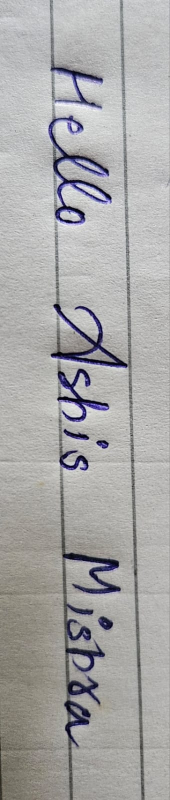
#> input picture WhatsApp Image 2025-10-05 at 1.26.50 PM.jpeg, 340 x 1600 px (shown at 1/2 size)
$ python -i preprocess.py   (imports and definitions only)
#> lines starting #> are read from the running program, lines starting #| are printed output that depends on the picture; after the words box and inside, x2 and y2 are one past the last pixel; in counts of white or black regions, pixels touching at a corner belong together
import cv2
import numpy as np
from PIL import Image


# [35 lines left out: function preprocess_image, not called in this run]


def preprocess_pil_image(pil_image):
    """
    Preprocess a PIL Image object for word recognition.

    Args:
        pil_image (PIL.Image): PIL Image object

    Returns:
        numpy.ndarray: Preprocessed image ready for OCR
    """
    # Convert PIL image to numpy array
    img_array = np.array(pil_image)

    # If image is RGB, convert to BGR for OpenCV
    if len(img_array.shape) == 3 and img_array.shape[2] == 3:
        img_array = cv2.cvtColor(img_array, cv2.COLOR_RGB2BGR)
#> img_array is the input picture: shape (1600, 340, 3); mean B, G, R 167.7, 168, 168.8

    # Convert to grayscale if not already
    if len(img_array.shape) == 3:
        gray = cv2.cvtColor(img_array, cv2.COLOR_BGR2GRAY)
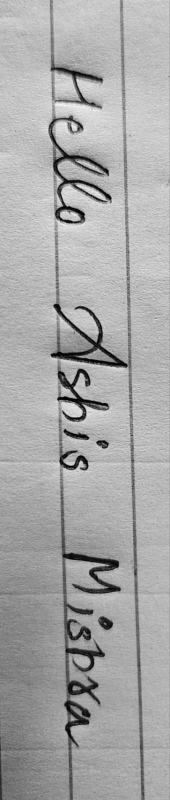
#> gray: shape (1600, 340) (shown at 1/2 size); min 0, max 254, mean 168.2
    else:
        gray = img_array

    # Apply thresholding (binarization)
    thresh = cv2.adaptiveThreshold(
        gray, 255, cv2.ADAPTIVE_THRESH_GAUSSIAN_C, cv2.THRESH_BINARY, 11, 2
    )
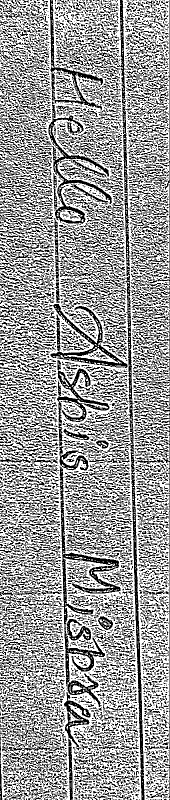
#> thresh: shape (1600, 340) (shown at 1/2 size); 61.2% white; black in thin lines or dots

    # Remove noise using morphological operations
    kernel = np.ones((2, 2), np.uint8)

    # Opening removes noise
    opening = cv2.morphologyEx(thresh, cv2.MORPH_OPEN, kernel, iterations=1)
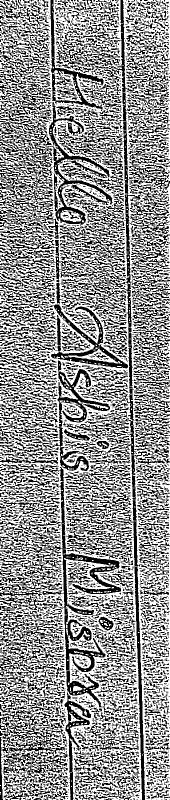
#> opening: shape (1600, 340) (shown at 1/2 size); 57.8% white; 2551 black regions (1709 under 20 px), largest, box (x1, y1, x2, y2) and area: (0, 0, 340, 1600) 35935, (0, 161, 247, 478) 21488, (0, 928, 249, 1415) 11667

    # Closing fills holes
    closing = cv2.morphologyEx(opening, cv2.MORPH_CLOSE, kernel, iterations=1)
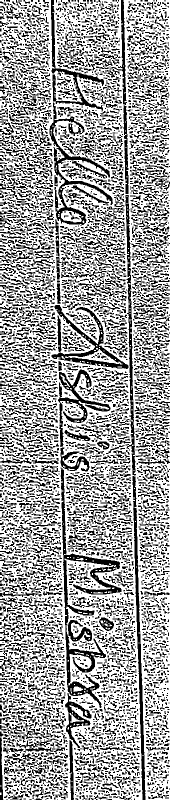
#> closing: shape (1600, 340) (shown at 1/2 size); 63.2% white; 6264 black regions (3752 under 20 px), largest, box (x1, y1, x2, y2) and area: (121, 935, 243, 1416) 7977, (99, 205, 226, 452) 4573, (265, 952, 291, 1600) 3877

    return closing


# [40 lines left out: functions resize_image, enhance_contrast, not called in this run]

>>> import cv2
>>> picture = cv2.cvtColor(cv2.imread('WhatsApp Image 2025-10-05 at 1.26.50 PM.jpeg'), cv2.COLOR_BGR2RGB)
>>> result = preprocess_pil_image(picture)

$ run again, on ashis kumar mishra.jpeg
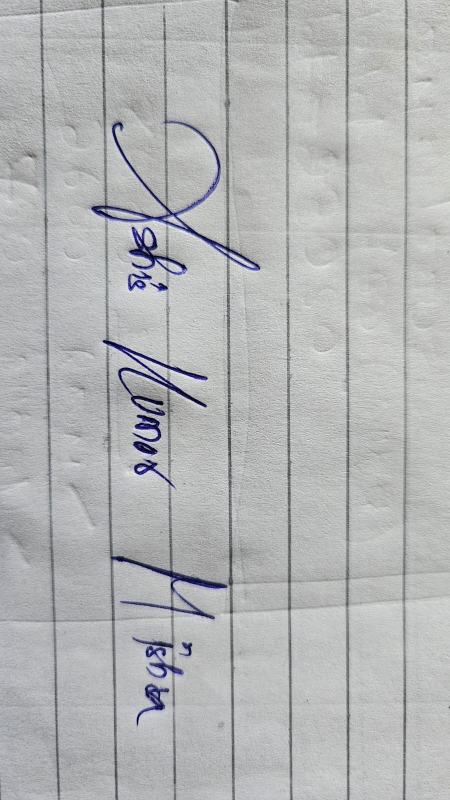
#> input picture ashis kumar mishra.jpeg, 900 x 1600 px (shown at 1/2 size)
#> in preprocess_pil_image, img_array is the input picture: shape (1600, 900, 3); mean B, G, R 181.4, 180.7, 179.3
#> in preprocess_pil_image, `thresh = cv2.adaptiveThreshold( gray, 255, cv2.ADAPTIVE_THRESH_GAUSSIA..`:
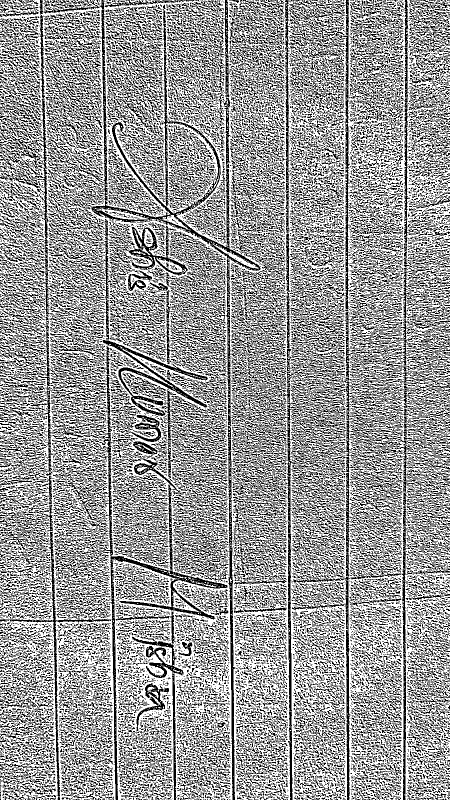
#> thresh: shape (1600, 900) (shown at 1/2 size); 60.3% white; black in thin lines or dots
#> opening: shape (1600, 900); 54.3% white; black in thin lines or dots
#> in preprocess_pil_image, `closing = cv2.morphologyEx(opening, cv2.MORPH_CLOSE, kernel, iteration..`:
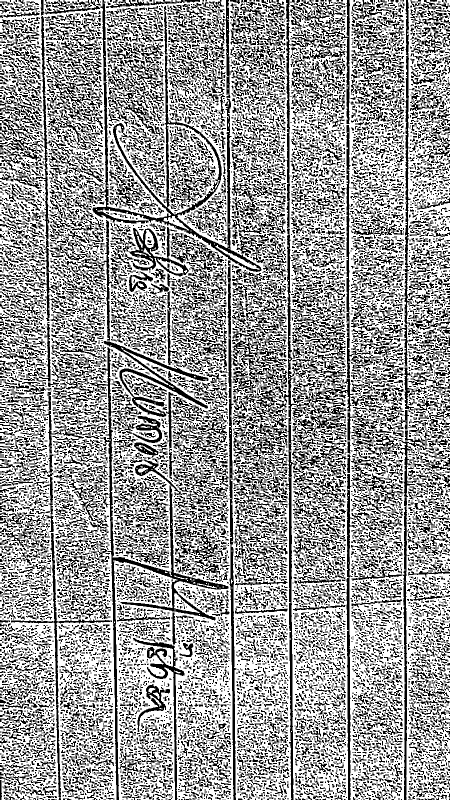
#> closing: shape (1600, 900) (shown at 1/2 size); 61.2% white; 15989 black regions (10070 under 20 px), largest, box (x1, y1, x2, y2) and area: (185, 111, 523, 544) 10993, (567, 250, 743, 1600) 10799, (180, 694, 457, 1600) 10502

$ run again, on kalpana mishra.jpeg
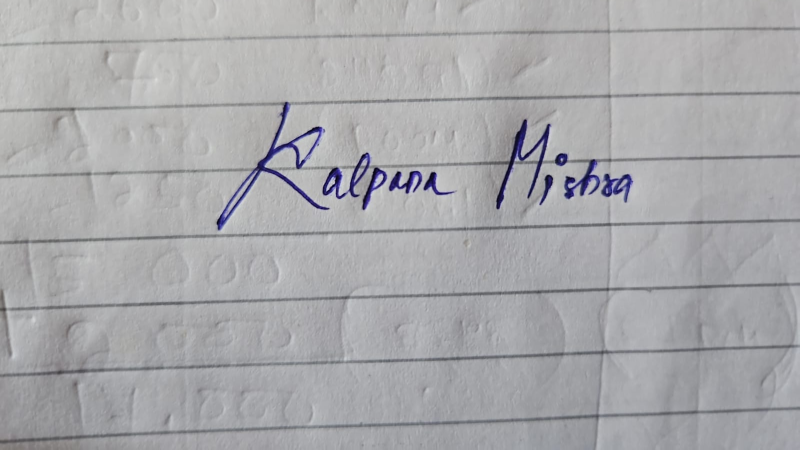
#> input picture kalpana mishra.jpeg, 1599 x 899 px (shown at 1/2 size)
#> in preprocess_pil_image, img_array is the input picture: shape (899, 1599, 3); mean B, G, R 171.1, 168.4, 168.2
#> in preprocess_pil_image, `thresh = cv2.adaptiveThreshold( gray, 255, cv2.ADAPTIVE_THRESH_GAUSSIA..`:
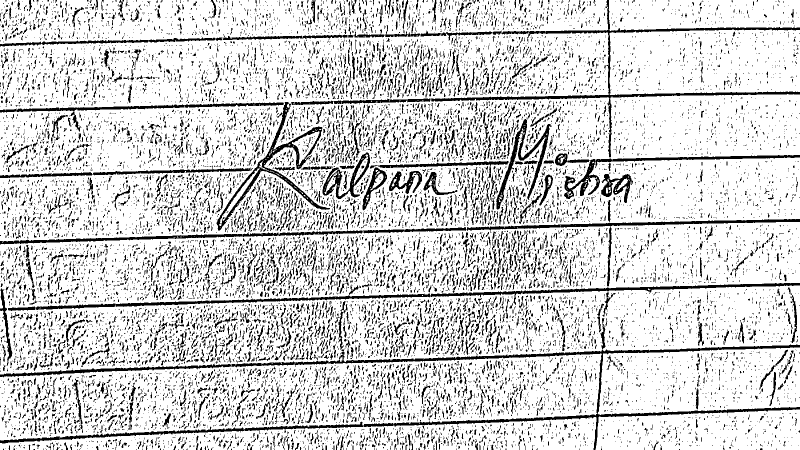
#> thresh: shape (899, 1599) (shown at 1/2 size); 82.5% white; 16138 black regions (13734 under 20 px), largest, box (x1, y1, x2, y2) and area: (0, 689, 1599, 899) 18340, (0, 438, 1599, 489) 8851, (72, 566, 1599, 620) 8525
#> opening: shape (899, 1599); 81.9% white; 13446 black regions (10976 under 20 px), largest, box (x1, y1, x2, y2) and area: (0, 0, 1599, 462) 20631, (0, 603, 1599, 899) 19534, (0, 401, 1599, 574) 9649
#> in preprocess_pil_image, `closing = cv2.morphologyEx(opening, cv2.MORPH_CLOSE, kernel, iteration..`:
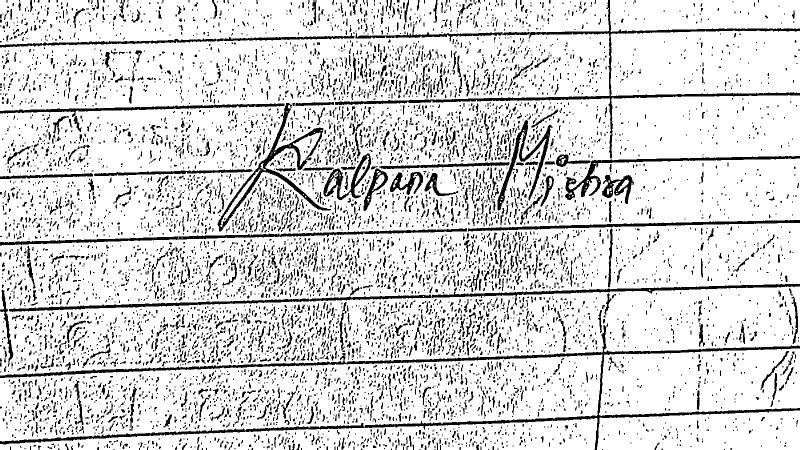
#> closing: shape (899, 1599) (shown at 1/2 size); 84.9% white; 7948 black regions (5814 under 20 px), largest, box (x1, y1, x2, y2) and area: (0, 647, 1599, 899) 18633, (670, 0, 1599, 317) 10794, (18, 568, 1599, 624) 8869

$ run again, on sukudev meher.jpeg
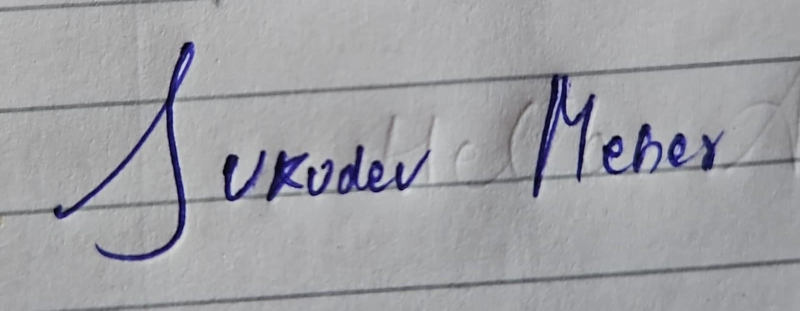
#> input picture sukudev meher.jpeg, 1600 x 621 px (shown at 1/2 size)
#> in preprocess_pil_image, img_array is the input picture: shape (621, 1600, 3); mean B, G, R 164.2, 159.7, 159.3
#> in preprocess_pil_image, `thresh = cv2.adaptiveThreshold( gray, 255, cv2.ADAPTIVE_THRESH_GAUSSIA..`:
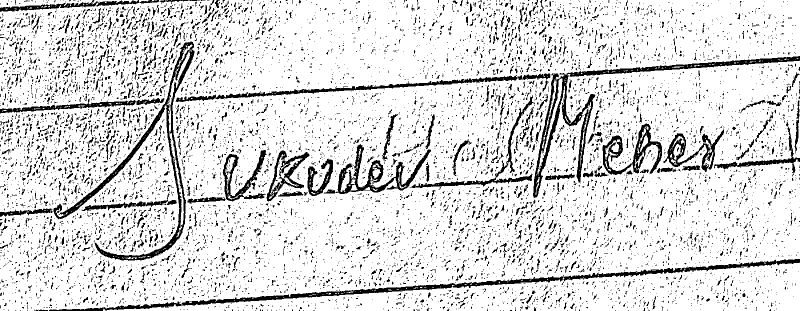
#> thresh: shape (621, 1600) (shown at 1/2 size); 86.2% white; 10290 black regions (9325 under 20 px), largest, box (x1, y1, x2, y2) and area: (98, 518, 1600, 621) 10483, (1066, 112, 1600, 396) 9593, (107, 83, 389, 522) 8823
#> opening: shape (621, 1600); 85.5% white; 8649 black regions (7576 under 20 px), largest, box (x1, y1, x2, y2) and area: (119, 519, 1600, 621) 10699, (1067, 113, 1600, 397) 9934, (108, 84, 390, 523) 9106
#> in preprocess_pil_image, `closing = cv2.morphologyEx(opening, cv2.MORPH_CLOSE, kernel, iteration..`:
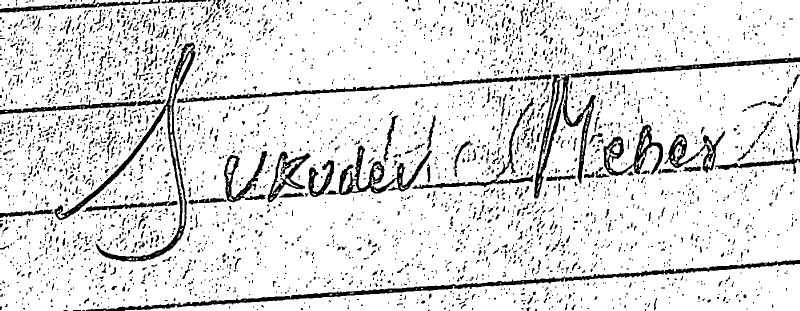
#> closing: shape (621, 1600) (shown at 1/2 size); 87.9% white; 3689 black regions (2833 under 20 px), largest, box (x1, y1, x2, y2) and area: (172, 520, 1600, 621) 10458, (1068, 114, 1600, 397) 9860, (109, 85, 391, 523) 9042
